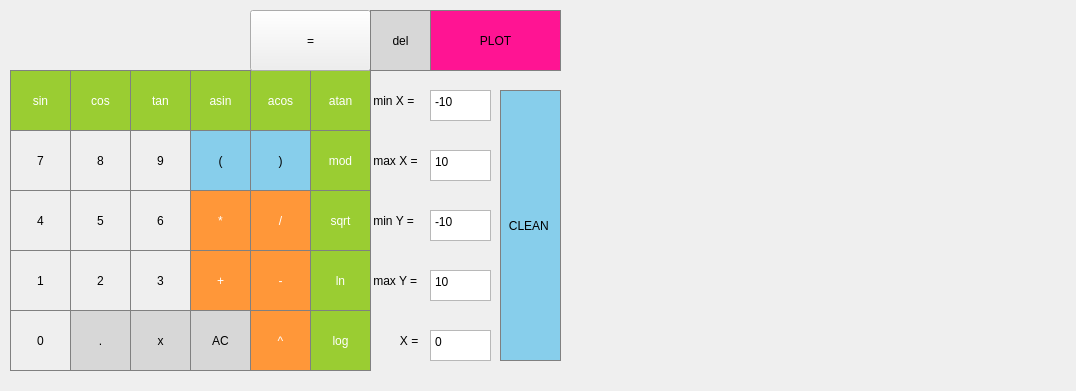
<?xml version="1.0" encoding="UTF-8"?>
<ui version="4.0">
 <class>MainWindow</class>
 <widget class="QMainWindow" name="MainWindow">
  <property name="geometry">
   <rect>
    <x>0</x>
    <y>0</y>
    <width>1076</width>
    <height>391</height>
   </rect>
  </property>
  <property name="windowTitle">
   <string>MainWindow</string>
  </property>
  <widget class="QWidget" name="centralwidget">
   <widget class="QLabel" name="result_show">
    <property name="geometry">
     <rect>
      <x>10</x>
      <y>10</y>
      <width>231</width>
      <height>61</height>
     </rect>
    </property>
    <property name="styleSheet">
     <string notr="true">QLabel {
  qproperty-alignment: 'AlignVCenter | AlignRight';
  border-bottom: 1px solid gray;
}

background-color : white;
</string>
    </property>
    <property name="text">
     <string/>
    </property>
   </widget>
   <widget class="QPushButton" name="pushButton_sin">
    <property name="geometry">
     <rect>
      <x>10</x>
      <y>70</y>
      <width>61</width>
      <height>61</height>
     </rect>
    </property>
    <property name="styleSheet">
     <string notr="true">QPushButton {
  background-color: rgb(154, 205, 50);
  color: white; 
  border: 1px solid gray;
}

QPushButton:pressed {
    background-color: qlineargradient(x1: 0, y1: 0, x2: 0, y2: 1,
                                      stop: 0 #6B8E23, stop: 1 #FF9739);
}</string>
    </property>
    <property name="text">
     <string>sin</string>
    </property>
   </widget>
   <widget class="QPushButton" name="pushButton_cos">
    <property name="geometry">
     <rect>
      <x>70</x>
      <y>70</y>
      <width>61</width>
      <height>61</height>
     </rect>
    </property>
    <property name="styleSheet">
     <string notr="true">QPushButton {
  background-color: rgb(154, 205, 50);
  color: white; 
  border: 1px solid gray;
}

QPushButton:pressed {
    background-color: qlineargradient(x1: 0, y1: 0, x2: 0, y2: 1,
                                      stop: 0 #6B8E23, stop: 1 #FF9739);
}</string>
    </property>
    <property name="text">
     <string>cos</string>
    </property>
   </widget>
   <widget class="QPushButton" name="pushButton_tan">
    <property name="geometry">
     <rect>
      <x>130</x>
      <y>70</y>
      <width>61</width>
      <height>61</height>
     </rect>
    </property>
    <property name="styleSheet">
     <string notr="true">QPushButton {
  background-color: rgb(154, 205, 50);
  color: white; 
  border: 1px solid gray;
}

QPushButton:pressed {
    background-color: qlineargradient(x1: 0, y1: 0, x2: 0, y2: 1,
                                      stop: 0 #6B8E23, stop: 1 #FF9739);
}</string>
    </property>
    <property name="text">
     <string>tan</string>
    </property>
   </widget>
   <widget class="QPushButton" name="pushButton_asin">
    <property name="geometry">
     <rect>
      <x>190</x>
      <y>70</y>
      <width>61</width>
      <height>61</height>
     </rect>
    </property>
    <property name="styleSheet">
     <string notr="true">QPushButton {
  background-color: rgb(154, 205, 50);
  color: white; 
  border: 1px solid gray;
}

QPushButton:pressed {
    background-color: qlineargradient(x1: 0, y1: 0, x2: 0, y2: 1,
                                      stop: 0 #6B8E23, stop: 1 #FF9739);
}</string>
    </property>
    <property name="text">
     <string>asin</string>
    </property>
   </widget>
   <widget class="QPushButton" name="pushButton_acos">
    <property name="geometry">
     <rect>
      <x>250</x>
      <y>70</y>
      <width>61</width>
      <height>61</height>
     </rect>
    </property>
    <property name="styleSheet">
     <string notr="true">QPushButton {
  background-color: rgb(154, 205, 50);
  color: white; 
  border: 1px solid gray;
}

QPushButton:pressed {
    background-color: qlineargradient(x1: 0, y1: 0, x2: 0, y2: 1,
                                      stop: 0 #6B8E23, stop: 1 #FF9739);
}</string>
    </property>
    <property name="text">
     <string>acos</string>
    </property>
   </widget>
   <widget class="QPushButton" name="pushButton_right">
    <property name="geometry">
     <rect>
      <x>250</x>
      <y>130</y>
      <width>61</width>
      <height>61</height>
     </rect>
    </property>
    <property name="styleSheet">
     <string notr="true">QPushButton {
  background-color: rgb(135, 206, 235);
  border: 1px solid gray;
}
QPushButton:pressed {
    background-color: qlineargradient(x1: 0, y1: 0, x2: 0, y2: 1,
                                      stop: 0 #BEBEBE, stop: 1 #D7D7D7);
}</string>
    </property>
    <property name="text">
     <string>)</string>
    </property>
   </widget>
   <widget class="QPushButton" name="pushButton_7">
    <property name="geometry">
     <rect>
      <x>10</x>
      <y>130</y>
      <width>61</width>
      <height>61</height>
     </rect>
    </property>
    <property name="styleSheet">
     <string notr="true">QPushButton {
   border: 1px solid gray;
}
QPushButton:pressed {
    background-color: qlineargradient(x1: 0, y1: 0, x2: 0, y2: 1,
                                      stop: 0 #dadbde, stop: 1 #f6f7fa);
}</string>
    </property>
    <property name="text">
     <string>7</string>
    </property>
   </widget>
   <widget class="QPushButton" name="pushButton_9">
    <property name="geometry">
     <rect>
      <x>130</x>
      <y>130</y>
      <width>61</width>
      <height>61</height>
     </rect>
    </property>
    <property name="styleSheet">
     <string notr="true">QPushButton {
   border: 1px solid gray;
}
QPushButton:pressed {
    background-color: qlineargradient(x1: 0, y1: 0, x2: 0, y2: 1,
                                      stop: 0 #dadbde, stop: 1 #f6f7fa);
}</string>
    </property>
    <property name="text">
     <string>9</string>
    </property>
   </widget>
   <widget class="QPushButton" name="pushButton_8">
    <property name="geometry">
     <rect>
      <x>70</x>
      <y>130</y>
      <width>61</width>
      <height>61</height>
     </rect>
    </property>
    <property name="styleSheet">
     <string notr="true">QPushButton {
   border: 1px solid gray;
}
QPushButton:pressed {
    background-color: qlineargradient(x1: 0, y1: 0, x2: 0, y2: 1,
                                      stop: 0 #dadbde, stop: 1 #f6f7fa);
}</string>
    </property>
    <property name="text">
     <string>8</string>
    </property>
   </widget>
   <widget class="QPushButton" name="pushButton_left">
    <property name="geometry">
     <rect>
      <x>190</x>
      <y>130</y>
      <width>61</width>
      <height>61</height>
     </rect>
    </property>
    <property name="styleSheet">
     <string notr="true">QPushButton {
  background-color: rgb(135, 206, 235);
  border: 1px solid gray;
}
QPushButton:pressed {
    background-color: qlineargradient(x1: 0, y1: 0, x2: 0, y2: 1,
                                      stop: 0 #BEBEBE, stop: 1 #D7D7D7);
}</string>
    </property>
    <property name="text">
     <string>(</string>
    </property>
   </widget>
   <widget class="QPushButton" name="pushButton_div">
    <property name="geometry">
     <rect>
      <x>250</x>
      <y>190</y>
      <width>61</width>
      <height>61</height>
     </rect>
    </property>
    <property name="styleSheet">
     <string notr="true">QPushButton {
  background-color: rgb(255, 151, 57);
  color: white; 
  border: 1px solid gray;
}

QPushButton:pressed {
    background-color: qlineargradient(x1: 0, y1: 0, x2: 0, y2: 1,
                                      stop: 0 #FF7832, stop: 1 #FF9739);
}</string>
    </property>
    <property name="text">
     <string>/</string>
    </property>
   </widget>
   <widget class="QPushButton" name="pushButton_4">
    <property name="geometry">
     <rect>
      <x>10</x>
      <y>190</y>
      <width>61</width>
      <height>61</height>
     </rect>
    </property>
    <property name="styleSheet">
     <string notr="true">QPushButton {
   border: 1px solid gray;
}
QPushButton:pressed {
    background-color: qlineargradient(x1: 0, y1: 0, x2: 0, y2: 1,
                                      stop: 0 #dadbde, stop: 1 #f6f7fa);
}</string>
    </property>
    <property name="text">
     <string>4</string>
    </property>
   </widget>
   <widget class="QPushButton" name="pushButton_6">
    <property name="geometry">
     <rect>
      <x>130</x>
      <y>190</y>
      <width>61</width>
      <height>61</height>
     </rect>
    </property>
    <property name="styleSheet">
     <string notr="true">QPushButton {
   border: 1px solid gray;
}
QPushButton:pressed {
    background-color: qlineargradient(x1: 0, y1: 0, x2: 0, y2: 1,
                                      stop: 0 #dadbde, stop: 1 #f6f7fa);
}</string>
    </property>
    <property name="text">
     <string>6</string>
    </property>
   </widget>
   <widget class="QPushButton" name="pushButton_5">
    <property name="geometry">
     <rect>
      <x>70</x>
      <y>190</y>
      <width>61</width>
      <height>61</height>
     </rect>
    </property>
    <property name="styleSheet">
     <string notr="true">QPushButton {
   border: 1px solid gray;
}
QPushButton:pressed {
    background-color: qlineargradient(x1: 0, y1: 0, x2: 0, y2: 1,
                                      stop: 0 #dadbde, stop: 1 #f6f7fa);
}</string>
    </property>
    <property name="text">
     <string>5</string>
    </property>
   </widget>
   <widget class="QPushButton" name="pushButton_mult">
    <property name="geometry">
     <rect>
      <x>190</x>
      <y>190</y>
      <width>61</width>
      <height>61</height>
     </rect>
    </property>
    <property name="styleSheet">
     <string notr="true">QPushButton {
  background-color: rgb(255, 151, 57);
  color: white; 
  border: 1px solid gray;
}

QPushButton:pressed {
    background-color: qlineargradient(x1: 0, y1: 0, x2: 0, y2: 1,
                                      stop: 0 #FF7832, stop: 1 #FF9739);
}</string>
    </property>
    <property name="text">
     <string>*</string>
    </property>
   </widget>
   <widget class="QPushButton" name="pushButton_plus">
    <property name="geometry">
     <rect>
      <x>190</x>
      <y>250</y>
      <width>61</width>
      <height>61</height>
     </rect>
    </property>
    <property name="styleSheet">
     <string notr="true">QPushButton {
  background-color: rgb(255, 151, 57);
  color: white; 
  border: 1px solid gray;
}

QPushButton:pressed {
    background-color: qlineargradient(x1: 0, y1: 0, x2: 0, y2: 1,
                                      stop: 0 #FF7832, stop: 1 #FF9739);
}</string>
    </property>
    <property name="text">
     <string>+</string>
    </property>
   </widget>
   <widget class="QPushButton" name="pushButton_3">
    <property name="geometry">
     <rect>
      <x>130</x>
      <y>250</y>
      <width>61</width>
      <height>61</height>
     </rect>
    </property>
    <property name="styleSheet">
     <string notr="true">QPushButton {
   border: 1px solid gray;
}
QPushButton:pressed {
    background-color: qlineargradient(x1: 0, y1: 0, x2: 0, y2: 1,
                                      stop: 0 #dadbde, stop: 1 #f6f7fa);
}</string>
    </property>
    <property name="text">
     <string>3</string>
    </property>
   </widget>
   <widget class="QPushButton" name="pushButton_point">
    <property name="geometry">
     <rect>
      <x>70</x>
      <y>310</y>
      <width>61</width>
      <height>61</height>
     </rect>
    </property>
    <property name="styleSheet">
     <string notr="true">QPushButton {
  background-color: rgb(215, 215, 215);
  border: 1px solid gray;
}
QPushButton:pressed {
    background-color: qlineargradient(x1: 0, y1: 0, x2: 0, y2: 1,
                                      stop: 0 #BEBEBE, stop: 1 #D7D7D7);
}</string>
    </property>
    <property name="text">
     <string>.</string>
    </property>
   </widget>
   <widget class="QPushButton" name="pushButton_1">
    <property name="geometry">
     <rect>
      <x>10</x>
      <y>250</y>
      <width>61</width>
      <height>61</height>
     </rect>
    </property>
    <property name="styleSheet">
     <string notr="true">QPushButton {
   border: 1px solid gray;
}
QPushButton:pressed {
    background-color: qlineargradient(x1: 0, y1: 0, x2: 0, y2: 1,
                                      stop: 0 #dadbde, stop: 1 #f6f7fa);
}</string>
    </property>
    <property name="text">
     <string>1</string>
    </property>
   </widget>
   <widget class="QPushButton" name="pushButton_AC">
    <property name="geometry">
     <rect>
      <x>190</x>
      <y>310</y>
      <width>61</width>
      <height>61</height>
     </rect>
    </property>
    <property name="styleSheet">
     <string notr="true">QPushButton {
  background-color: rgb(215, 215, 215);
  border: 1px solid gray;
}
QPushButton:pressed {
    background-color: qlineargradient(x1: 0, y1: 0, x2: 0, y2: 1,
                                      stop: 0 #BEBEBE, stop: 1 #D7D7D7);
}</string>
    </property>
    <property name="text">
     <string>AC</string>
    </property>
   </widget>
   <widget class="QPushButton" name="pushButton_pow">
    <property name="geometry">
     <rect>
      <x>250</x>
      <y>310</y>
      <width>61</width>
      <height>61</height>
     </rect>
    </property>
    <property name="styleSheet">
     <string notr="true">QPushButton {
  background-color: rgb(255, 151, 57);
  color: white; 
  border: 1px solid gray;
}

QPushButton:pressed {
    background-color: qlineargradient(x1: 0, y1: 0, x2: 0, y2: 1,
                                      stop: 0 #FF7832, stop: 1 #FF9739);
}</string>
    </property>
    <property name="text">
     <string>^</string>
    </property>
   </widget>
   <widget class="QPushButton" name="pushButton_0">
    <property name="geometry">
     <rect>
      <x>10</x>
      <y>310</y>
      <width>61</width>
      <height>61</height>
     </rect>
    </property>
    <property name="styleSheet">
     <string notr="true">QPushButton {
   border: 1px solid gray;
}
QPushButton:pressed {
    background-color: qlineargradient(x1: 0, y1: 0, x2: 0, y2: 1,
                                      stop: 0 #dadbde, stop: 1 #f6f7fa);
}</string>
    </property>
    <property name="text">
     <string>0</string>
    </property>
   </widget>
   <widget class="QPushButton" name="pushButton_2">
    <property name="geometry">
     <rect>
      <x>70</x>
      <y>250</y>
      <width>61</width>
      <height>61</height>
     </rect>
    </property>
    <property name="styleSheet">
     <string notr="true">QPushButton {
   border: 1px solid gray;
}
QPushButton:pressed {
    background-color: qlineargradient(x1: 0, y1: 0, x2: 0, y2: 1,
                                      stop: 0 #dadbde, stop: 1 #f6f7fa);
}</string>
    </property>
    <property name="text">
     <string>2</string>
    </property>
   </widget>
   <widget class="QPushButton" name="pushButton_minus">
    <property name="geometry">
     <rect>
      <x>250</x>
      <y>250</y>
      <width>61</width>
      <height>61</height>
     </rect>
    </property>
    <property name="styleSheet">
     <string notr="true">QPushButton {
  background-color: rgb(255, 151, 57);
  color: white; 
  border: 1px solid gray;
}

QPushButton:pressed {
    background-color: qlineargradient(x1: 0, y1: 0, x2: 0, y2: 1,
                                      stop: 0 #FF7832, stop: 1 #FF9739);
}</string>
    </property>
    <property name="text">
     <string>-</string>
    </property>
   </widget>
   <widget class="QPushButton" name="pushButton_x">
    <property name="geometry">
     <rect>
      <x>130</x>
      <y>310</y>
      <width>61</width>
      <height>61</height>
     </rect>
    </property>
    <property name="styleSheet">
     <string notr="true">QPushButton {
  background-color: rgb(215, 215, 215);
  border: 1px solid gray;
}
QPushButton:pressed {
    background-color: qlineargradient(x1: 0, y1: 0, x2: 0, y2: 1,
                                      stop: 0 #BEBEBE, stop: 1 #D7D7D7);
}</string>
    </property>
    <property name="text">
     <string>x</string>
    </property>
   </widget>
   <widget class="QPushButton" name="pushButton_atan">
    <property name="geometry">
     <rect>
      <x>310</x>
      <y>70</y>
      <width>61</width>
      <height>61</height>
     </rect>
    </property>
    <property name="styleSheet">
     <string notr="true">QPushButton {
  background-color: rgb(154, 205, 50);
  color: white; 
  border: 1px solid gray;
}

QPushButton:pressed {
    background-color: qlineargradient(x1: 0, y1: 0, x2: 0, y2: 1,
                                      stop: 0 #6B8E23, stop: 1 #FF9739);
}</string>
    </property>
    <property name="text">
     <string>atan</string>
    </property>
   </widget>
   <widget class="QPushButton" name="pushButton_ln">
    <property name="geometry">
     <rect>
      <x>310</x>
      <y>250</y>
      <width>61</width>
      <height>61</height>
     </rect>
    </property>
    <property name="styleSheet">
     <string notr="true">QPushButton {
  background-color: rgb(154, 205, 50);
  color: white; 
  border: 1px solid gray;
}

QPushButton:pressed {
    background-color: qlineargradient(x1: 0, y1: 0, x2: 0, y2: 1,
                                      stop: 0 #6B8E23, stop: 1 #FF9739);
}</string>
    </property>
    <property name="text">
     <string>ln</string>
    </property>
   </widget>
   <widget class="QPushButton" name="pushButton_sqrt">
    <property name="geometry">
     <rect>
      <x>310</x>
      <y>190</y>
      <width>61</width>
      <height>61</height>
     </rect>
    </property>
    <property name="styleSheet">
     <string notr="true">QPushButton {
  background-color: rgb(154, 205, 50);
  color: white; 
  border: 1px solid gray;
}

QPushButton:pressed {
    background-color: qlineargradient(x1: 0, y1: 0, x2: 0, y2: 1,
                                      stop: 0 #6B8E23, stop: 1 #FF9739);
}</string>
    </property>
    <property name="text">
     <string>sqrt</string>
    </property>
   </widget>
   <widget class="QPushButton" name="pushButton_log">
    <property name="geometry">
     <rect>
      <x>310</x>
      <y>310</y>
      <width>61</width>
      <height>61</height>
     </rect>
    </property>
    <property name="styleSheet">
     <string notr="true">QPushButton {
  background-color: rgb(154, 205, 50);
  color: white; 
  border: 1px solid gray;
}

QPushButton:pressed {
    background-color: qlineargradient(x1: 0, y1: 0, x2: 0, y2: 1,
                                      stop: 0 #6B8E23, stop: 1 #FF9739);
}</string>
    </property>
    <property name="text">
     <string>log</string>
    </property>
   </widget>
   <widget class="QPushButton" name="pushButton_mod">
    <property name="geometry">
     <rect>
      <x>310</x>
      <y>130</y>
      <width>61</width>
      <height>61</height>
     </rect>
    </property>
    <property name="styleSheet">
     <string notr="true">QPushButton {
  background-color: rgb(154, 205, 50);
  color: white; 
  border: 1px solid gray;
}

QPushButton:pressed {
    background-color: qlineargradient(x1: 0, y1: 0, x2: 0, y2: 1,
                                      stop: 0 #6B8E23, stop: 1 #FF9739);
}</string>
    </property>
    <property name="text">
     <string>mod</string>
    </property>
   </widget>
   <widget class="QPushButton" name="pushButton_res">
    <property name="geometry">
     <rect>
      <x>250</x>
      <y>10</y>
      <width>121</width>
      <height>61</height>
     </rect>
    </property>
    <property name="text">
     <string>=</string>
    </property>
   </widget>
   <widget class="QPushButton" name="pushButton_del">
    <property name="geometry">
     <rect>
      <x>370</x>
      <y>10</y>
      <width>61</width>
      <height>61</height>
     </rect>
    </property>
    <property name="styleSheet">
     <string notr="true">QPushButton {
  background-color: rgb(215, 215, 215);
  border: 1px solid gray;
}
QPushButton:pressed {
    background-color: qlineargradient(x1: 0, y1: 0, x2: 0, y2: 1,
                                      stop: 0 #BEBEBE, stop: 1 #D7D7D7);
}</string>
    </property>
    <property name="text">
     <string>del</string>
    </property>
   </widget>
   <widget class="QPushButton" name="pushButton_plot">
    <property name="geometry">
     <rect>
      <x>430</x>
      <y>10</y>
      <width>131</width>
      <height>61</height>
     </rect>
    </property>
    <property name="styleSheet">
     <string notr="true">QPushButton {
  background-color: rgb(255,20,147);
  border: 1px solid gray;
}
QPushButton:pressed {
    background-color: qlineargradient(x1: 0, y1: 0, x2: 0, y2: 1,
                                      stop: 0 #FF1493, stop: 1 #C71585);
}</string>
    </property>
    <property name="text">
     <string>PLOT</string>
    </property>
   </widget>
   <widget class="QLabel" name="max_x">
    <property name="geometry">
     <rect>
      <x>370</x>
      <y>130</y>
      <width>61</width>
      <height>61</height>
     </rect>
    </property>
    <property name="text">
     <string> max X =</string>
    </property>
   </widget>
   <widget class="QLabel" name="max_y">
    <property name="geometry">
     <rect>
      <x>370</x>
      <y>250</y>
      <width>61</width>
      <height>61</height>
     </rect>
    </property>
    <property name="text">
     <string> max Y =</string>
    </property>
   </widget>
   <widget class="QLabel" name="min_y">
    <property name="geometry">
     <rect>
      <x>370</x>
      <y>190</y>
      <width>61</width>
      <height>61</height>
     </rect>
    </property>
    <property name="text">
     <string> min Y =</string>
    </property>
   </widget>
   <widget class="QPushButton" name="pushButton_clean_plot">
    <property name="geometry">
     <rect>
      <x>500</x>
      <y>90</y>
      <width>61</width>
      <height>271</height>
     </rect>
    </property>
    <property name="styleSheet">
     <string notr="true">QPushButton {
  background-color: rgb(135, 206, 235);
  border: 1px solid gray;
}
QPushButton:pressed {
    background-color: qlineargradient(x1: 0, y1: 0, x2: 0, y2: 1,
                                      stop: 0 #BEBEBE, stop: 1 #D7D7D7);
}</string>
    </property>
    <property name="text">
     <string>CLEAN </string>
    </property>
   </widget>
   <widget class="QLabel" name="min_x">
    <property name="geometry">
     <rect>
      <x>370</x>
      <y>70</y>
      <width>61</width>
      <height>61</height>
     </rect>
    </property>
    <property name="text">
     <string> min X =</string>
    </property>
   </widget>
   <widget class="QPlainTextEdit" name="min_x_value">
    <property name="geometry">
     <rect>
      <x>430</x>
      <y>90</y>
      <width>61</width>
      <height>31</height>
     </rect>
    </property>
    <property name="plainText">
     <string>-10</string>
    </property>
   </widget>
   <widget class="QPlainTextEdit" name="max_x_value">
    <property name="geometry">
     <rect>
      <x>430</x>
      <y>150</y>
      <width>61</width>
      <height>31</height>
     </rect>
    </property>
    <property name="plainText">
     <string>10</string>
    </property>
   </widget>
   <widget class="QPlainTextEdit" name="min_y_value">
    <property name="geometry">
     <rect>
      <x>430</x>
      <y>210</y>
      <width>61</width>
      <height>31</height>
     </rect>
    </property>
    <property name="plainText">
     <string>-10</string>
    </property>
   </widget>
   <widget class="QPlainTextEdit" name="max_y_value">
    <property name="geometry">
     <rect>
      <x>430</x>
      <y>270</y>
      <width>61</width>
      <height>31</height>
     </rect>
    </property>
    <property name="plainText">
     <string>10</string>
    </property>
   </widget>
   <widget class="QLabel" name="x_">
    <property name="geometry">
     <rect>
      <x>370</x>
      <y>310</y>
      <width>61</width>
      <height>61</height>
     </rect>
    </property>
    <property name="text">
     <string>         X =</string>
    </property>
   </widget>
   <widget class="QPlainTextEdit" name="x_value">
    <property name="geometry">
     <rect>
      <x>430</x>
      <y>330</y>
      <width>61</width>
      <height>31</height>
     </rect>
    </property>
    <property name="plainText">
     <string>0</string>
    </property>
   </widget>
   <widget class="QCustomPlot" name="widget" native="true">
    <property name="geometry">
     <rect>
      <x>570</x>
      <y>10</y>
      <width>491</width>
      <height>351</height>
     </rect>
    </property>
   </widget>
  </widget>
 </widget>
 <customwidgets>
  <customwidget>
   <class>QCustomPlot</class>
   <extends>QWidget</extends>
   <header>qcustomplot.h</header>
   <container>1</container>
  </customwidget>
 </customwidgets>
 <resources/>
 <connections/>
</ui>
